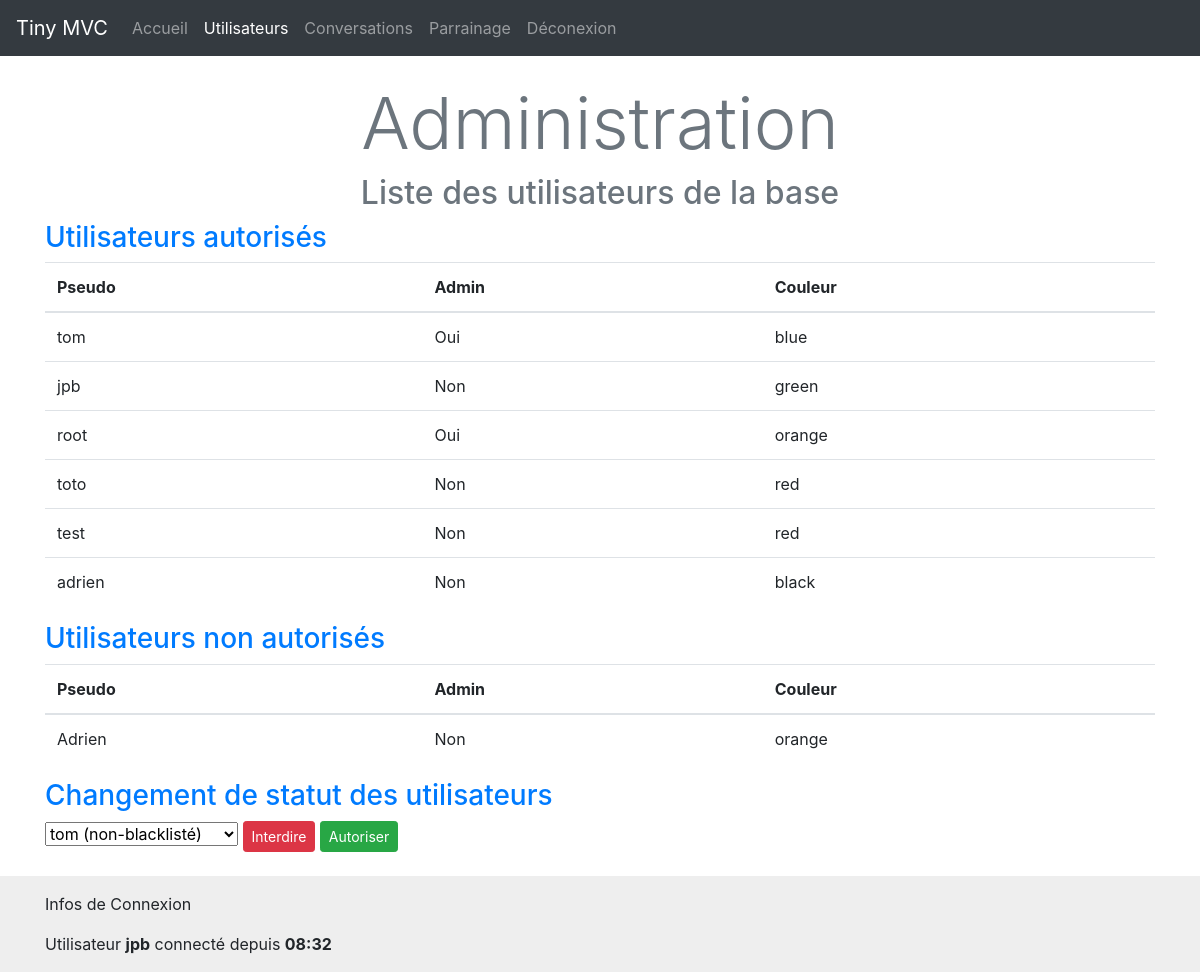
Screenshot of /index.php?view=users (signed in) with the database file from the repository.
### tables this page shows
CREATE TABLE `users` (
  `id` int(11) NOT NULL COMMENT 'clé primaire, identifiant numérique auto incrémenté',
  `pseudo` varchar(20) NOT NULL COMMENT 'pseudo',
  `passe` varchar(20) NOT NULL COMMENT 'mot de passe',
  `blacklist` tinyint(1) NOT NULL DEFAULT 0 COMMENT 'indique si l''utilisateur est en liste noire',
  `admin` tinyint(1) NOT NULL DEFAULT 0 COMMENT 'indique si l''utilisateur est un administrateur',
  `couleur` varchar(10) NOT NULL DEFAULT 'black' COMMENT 'indique la couleur préférée de l''utilisateur, en anglais'
);

### libs/maLibSQL.pdo.php (called while the page is built, shortened)
<?php
function SQLSelect($sql)
{
 	global $BDD_host;
	global $BDD_base;
 	global $BDD_user;
 	global $BDD_password;
	try {
		$dbh = new PDO("mysql:host=$BDD_host;dbname=$BDD_base", $BDD_user, $BDD_password);
	} catch (PDOException $e) {
		die("<font color=\"red\">SQLSelect: Erreur de connexion : " . $e->getMessage() . "</font>");
	}
	$dbh->exec("SET CHARACTER SET utf8");
	$res = $dbh->query($sql);
	$num = $res->rowCount();
	if ($num==0) return false;
	else return $res;
}
function parcoursRs($result)
{
	$result->setFetchMode(PDO::FETCH_ASSOC);
	while ($ligne = $result->fetch())
		$tab[]= $ligne;
	return $tab;
}
?>

### libs/modele.php (called while the page is built, shortened)
<?php
include_once('maLibSQL.pdo.php');
function listerUtilisateurs($classe = "both")
{
    $SQL = "select * from users";
    if ($classe == "bl") {
        $SQL .= " WHERE blacklist=1;";
    }
    if ($classe == "nbl") {
        $SQL .= " WHERE blacklist=0;";
    }
    return parcoursRs(SQLSelect($SQL));
}

### templates/users.php (the view, shortened to what this page needs)
<?php
include_once("libs/modele.php");
$title = "Administration";
?>
<h1 class="text-center display-3 text-secondary"><?= $title ?></h1>
<h2 class="text-center text-muted mt-2">Liste des utilisateurs de la base </h2>
<?php
$users = listerUtilisateurs("nbl");
?>
<h3 class="text-primary mt-2">Utilisateurs autorisés</h3>
<table class="table table-hover">
    <thead>
    <tr>
        <th scope="col">Pseudo</th>
        <th scope="col">Admin</th>
        <th scope="col">Couleur</th>
    </tr>
    </thead>
    <tbody>
    <?php foreach ($users as $user) { ?>
        <tr>
            <td><?= $user['pseudo'] ?></td>
            <td><?= $user['admin'] == 1 ? 'Oui' : 'Non' ?></td>
            <td class="bg_<?= $user['couleur'] ?>"><?= $user['couleur'] ?></td>
        </tr>
        <?php
    } ?>
    </tbody>
</table>
<?php
$users = listerUtilisateurs("bl");
?>
<h3 class="text-primary mt-2">Utilisateurs non autorisés</h3>
<table class="table table-hover">
    <thead>
    <tr>
        <th scope="col">Pseudo</th>
        <th scope="col">Admin</th>
        <th scope="col">Couleur</th>
    </tr>
    </thead>
    <tbody>
    <?php foreach ($users as $user) { ?>
        <tr>
            <td><?= $user['pseudo'] ?></td>
            <td><?= $user['admin'] == 1 ? 'Oui' : 'Non' ?></td>
            <td class="bg_<?= $user['couleur'] ?>"><?= $user['couleur'] ?></td>
        </tr>
        <?php
    } ?>
    </tbody>
</table>
<h3 class="text-primary mt-2">Changement de statut des utilisateurs</h3>
<form action="controleur.php">
    <select name="idUser">
        <?php
        $users = listerUtilisateurs();
        $idLastUser = valider('lastUserId');
        foreach ($users as $dataUser) {
            $dataUser["id"] == $idLastUser ? $isSelected = "selected" : $isSelected = "";
            echo "<option $isSelected value=\"$dataUser[id]\">\n";
            echo $dataUser["pseudo"]; ?>
            <?= $dataUser["blacklist"] == 1 ? '(backlisté)' : '(non-blacklisté)'; ?>
            <?php echo "\n</option>\n";
        }
        ?>
    </select>
    <button class="btn btn-sm btn-danger" type="submit" name="action" value="interdire">
        Interdire
    </button>
    <button class="btn btn-sm btn-success" type="submit" name="action" value="autoriser">
        Autoriser
    </button>
</form>
<?php $content = ob_get_clean();
require 'template.php';
?>

### rows the page displays
users: pseudo "tom", admin "Oui", couleur "blue"
users: pseudo "jpb", admin "Non", couleur "green"
users: pseudo "root", admin "Oui", couleur "orange"
users: pseudo "toto", admin "Non", couleur "red"
users: pseudo "test", admin "Non", couleur "red"
users: pseudo "adrien", admin "Non", couleur "black"
users: pseudo "Adrien", admin "Non", couleur "orange"

### other values shown
$title "Administration"
$_SESSION[pseudo] "jpb"
$_SESSION[heureConnexion] "08:32"
form field idUser "tom (non-blacklisté)"
